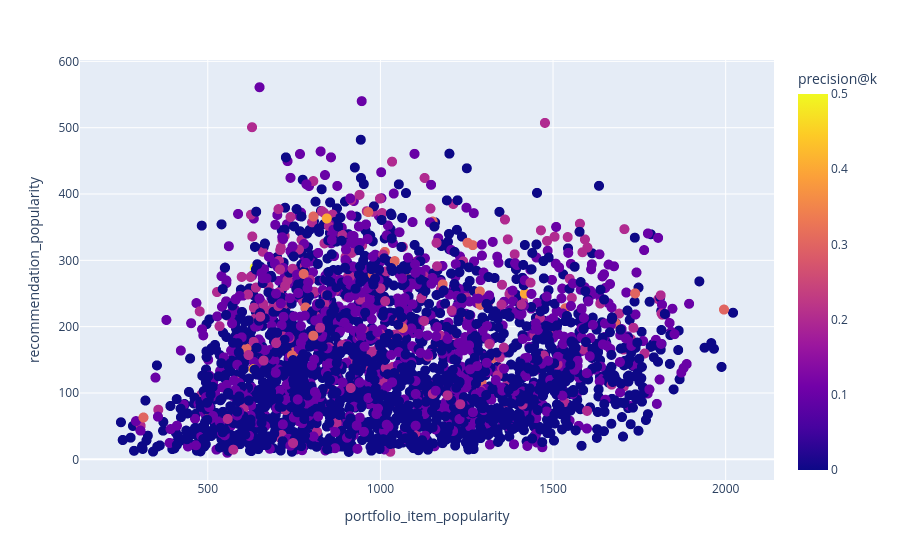

Notebook code for this chart:
### Code cell
fig = px.scatter(results_df, x="portfolio_item_popularity", y="recommendation_popularity", color="precision@k") #symbol
fig.update_traces(marker=dict(size=10))
fig.show()

### Figure 1 — Plotly figure (JSON) as saved in the notebook; plotly's stock layout.template omitted (floating-point values rounded to 4 significant figures; data arrays with more than 128 entries replaced by an {"elided": "..."} marker saying what was removed)
{"data": [{"hovertemplate": "portfolio_item_popularity=%{x}<br>recommendation_popularity=%{y}<br>precision@k=%{marker.color}<extra></extra>", "legendgroup": "", "marker": {"color": {"elided": "2984 float values"}, "coloraxis": "coloraxis", "size": 10, "symbol": "circle"}, "mode": "markers", "name": "", "showlegend": false, "type": "scattergl", "x": {"elided": "2984 float values"}, "xaxis": "x", "y": {"elided": "2984 float values"}, "yaxis": "y"}], "layout": {"coloraxis": {"colorbar": {"title": {"text": "precision@k"}}, "colorscale": [[0, "#0d0887"], [0.1111, "#46039f"], [0.2222, "#7201a8"], [0.3333, "#9c179e"], [0.4444, "#bd3786"], [0.5556, "#d8576b"], [0.6667, "#ed7953"], [0.7778, "#fb9f3a"], [0.8889, "#fdca26"], [1, "#f0f921"]]}, "legend": {"tracegroupgap": 0}, "margin": {"t": 60}, "xaxis": {"anchor": "y", "domain": [0, 1], "title": {"text": "portfolio_item_popularity"}}, "yaxis": {"anchor": "x", "domain": [0, 1], "title": {"text": "recommendation_popularity"}}}}
